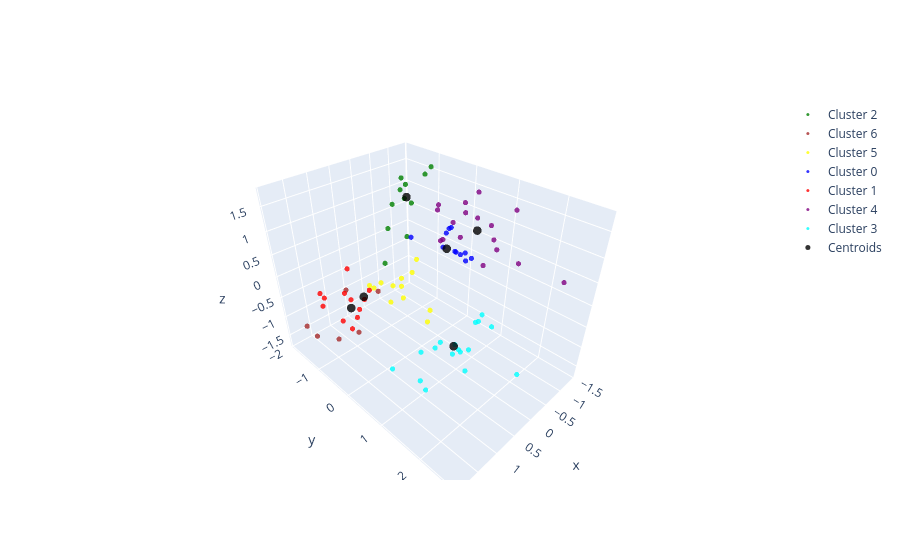

Write notebook code for a chart like this one.
### Markdown cell above
### Visualización en 3D (male)

### Code cell
df_male['Cluster_male'] = kmeans.fit_predict(df_male[['Age', 'Annual Income', 'Spending Score']])

# Define los colores para cada cluster
colores = ['blue', 'red', 'green', 'cyan', 'purple', 'yellow', 'brown', 'orange']

fig_male = go.Figure()

# Scatter plot para cada cluster
for i in df_male['Cluster_male'].unique():
  df_cluster = df_male[df_male['Cluster_male'] == i]
  fig_male.add_trace(go.Scatter3d(
    x = df_cluster['Age'], 
    y = df_cluster['Annual Income'], 
    z = df_cluster['Spending Score'], 
    mode = 'markers',
    marker = dict(
      size = 3,
      color = colores[i],
      opacity = 0.8
    ),
    name = 'Cluster ' + str(i)
  ))

# Añade los centroides al gráfico
fig_male.add_trace(go.Scatter3d(
  x = centroids_male[:, 0], 
  y = centroids_male[:, 1], 
  z = centroids_male[:, 2], 
  mode = 'markers',
  marker = dict(
    size = 5,
    color = 'black',                
    opacity = 0.8
  ),
  name = 'Centroids'
))

fig_male.show()

### Figure 1 — Plotly figure (JSON) as saved in the notebook; plotly's stock layout.template omitted (floating-point values rounded to 4 significant figures)
{"data": [{"marker": {"color": "green", "opacity": 0.8, "size": 3}, "mode": "markers", "name": "Cluster 2", "type": "scatter3d", "x": [-1.344, -1.216, -1.152, -1.28, -0.3205, -0.9601, -0.5763, -0.7043, -0.3205, -1.408, -1.024], "y": [-1.87, -1.87, -1.665, -1.623, -1.5, -1.5, -1.459, -1.336, -1.336, -1.13, -0.9245], "z": [-0.3407, 1.171, 1.099, 0.6313, -0.4847, 0.8833, 0.8833, 1.207, 0.4513, 1.567, 1.567]}, {"marker": {"color": "brown", "opacity": 0.8, "size": 3}, "mode": "markers", "name": "Cluster 6", "type": "scatter3d", "x": [1.534, 1.726, -0.1926, 0.7667, 1.278, 0.8307], "y": [-1.706, -1.706, -1.665, -1.541, -1.253, -1.13], "z": [-1.637, -1.241, -1.277, -0.7007, -1.601, -1.601]}, {"marker": {"color": "yellow", "opacity": 0.8, "size": 3}, "mode": "markers", "name": "Cluster 5", "type": "scatter3d", "x": [0.5109, 0.4469, 0.8307, -0.0007437, -0.1287, 0.5109, 0.5109, 0.5109, 0.5749, 0.8946, 0.1911, 0.5109], "y": [-0.8834, -0.719, -0.5956, -0.2667, -0.2667, -0.2667, -0.02008, 0.02103, 0.06214, 0.1033, 0.4321, 0.6788], "z": [-0.4487, -0.2687, -0.08874, -0.01674, 0.2353, -0.08874, 0.01926, -0.2327, 0.2713, -0.08874, -0.4847, -0.4487]}, {"marker": {"color": "blue", "opacity": 0.8, "size": 3}, "mode": "markers", "name": "Cluster 0", "type": "scatter3d", "x": [-0.4484, -1.344, -1.408, -1.344, -0.8961, -1.408, -1.024, -1.28, -0.8961, -1.344, -0.8322], "y": [-0.7601, -0.5956, -0.5134, -0.5134, -0.2667, -0.06119, -0.02008, 0.02103, 0.06214, 0.1444, 0.2677], "z": [0.4153, 0.2353, 0.3793, 0.3793, 0.1993, -0.2687, 0.1273, 0.01926, 0.2353, -0.08874, 0.2713]}, {"marker": {"color": "red", "opacity": 0.8, "size": 3}, "mode": "markers", "name": "Cluster 1", "type": "scatter3d", "x": [1.214, 1.854, 1.918, 1.47, 1.918, 1.214, 1.086, 1.726, 1.726, 1.79, 1.662, 1.598], "y": [-0.719, -0.6778, -0.5956, -0.5134, -0.4723, -0.2667, -0.2667, -0.2667, 0.06214, 0.1033, 0.1033, 0.1033], "z": [0.4153, -0.08874, 0.2713, 0.09126, 0.2353, -0.05274, 0.09126, -0.2687, 0.3793, -0.1967, -0.01674, 0.1273]}, {"marker": {"color": "purple", "opacity": 0.8, "size": 3}, "mode": "markers", "name": "Cluster 4", "type": "scatter3d", "x": [-0.0647, -0.0007437, -0.1287, -0.0647, -0.5124, -0.5124, -0.7682, -0.3845, -0.0647, -0.5124, -0.7682, -0.2566, -0.8322, -0.3205, -0.6403, -0.7682, -0.5124], "y": [0.3499, 0.4321, 0.4321, 0.4321, 0.5144, 0.5966, 0.6788, 0.7199, 0.7199, 1.09, 1.09, 1.09, 1.131, 1.337, 1.583, 1.665, 2.693], "z": [1.531, 1.675, 0.9553, 0.9553, 0.8833, 1.603, 1.747, 1.495, 1.423, 0.5233, 0.9553, 1.567, 0.7393, 1.495, 1.747, 0.7033, 0.9193]}, {"marker": {"color": "cyan", "opacity": 0.8, "size": 3}, "mode": "markers", "name": "Cluster 3", "type": "scatter3d", "x": [1.214, 0.4469, -1.28, -1.344, -0.9601, 0.1911, -0.1926, -0.3845, -1.344, 0.6388, 0.1272, -0.0007437, -0.2566, 1.15, 1.214, 0.383, -0.4484], "y": [0.4321, 0.4321, 0.5144, 0.5555, 0.6788, 0.7199, 0.7199, 0.7199, 0.8432, 1.008, 1.049, 1.09, 1.09, 1.131, 1.337, 1.542, 2.159], "z": [-1.349, -1.421, -1.565, -1.385, -1.313, -1.133, -1.709, -1.709, -1.565, -0.8088, -1.025, -1.277, -1.385, -1.205, -1.241, -1.205, -1.457]}, {"marker": {"color": "black", "opacity": 0.8, "size": 5}, "mode": "markers", "name": "Centroids", "type": "scatter3d", "x": [-0.4183, 1.235, 0.7667, -0.007476, -0.9984, -0.9502], "y": [0.9738, -0.2538, -1.423, 0.9017, -1.471, -0.213], "z": [1.231, 0.02683, -1.124, -1.246, 0.9121, 0.1633]}], "layout": {}}
